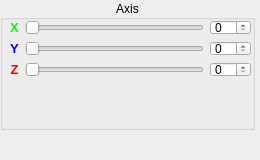
  <widget class="QDockWidget" name="dockWidgetVisualisation3D">
   <property name="enabled">
    <bool>true</bool>
   </property>
   <property name="sizePolicy">
    <sizepolicy hsizetype="Minimum" vsizetype="Preferred">
     <horstretch>0</horstretch>
     <verstretch>0</verstretch>
    </sizepolicy>
   </property>
   <property name="minimumSize">
    <size>
     <width>260</width>
     <height>160</height>
    </size>
   </property>
   <property name="maximumSize">
    <size>
     <width>260</width>
     <height>160</height>
    </size>
   </property>
   <property name="acceptDrops">
    <bool>false</bool>
   </property>
   <property name="windowIcon">
    <iconset resource="application.qrc">
     <normaloff>:/images/logo.png</normaloff>:/images/logo.png</iconset>
   </property>
   <property name="toolTip">
    <string/>
   </property>
   <property name="accessibleName">
    <string/>
   </property>
   <property name="accessibleDescription">
    <string/>
   </property>
   <property name="floating">
    <bool>false</bool>
   </property>
   <property name="features">
    <set>QDockWidget::AllDockWidgetFeatures</set>
   </property>
   <property name="allowedAreas">
    <set>Qt::LeftDockWidgetArea|Qt::RightDockWidgetArea</set>
   </property>
   <property name="windowTitle">
    <string>:. Controlling Multi Plan View</string>
   </property>
   <attribute name="dockWidgetArea">
    <number>1</number>
   </attribute>
   <widget class="QWidget" name="dockWidgetContentsVisual3D">
    <widget class="QGroupBox" name="groupBox">
     <property name="geometry">
      <rect>
       <x>0</x>
       <y>0</y>
       <width>255</width>
       <height>130</height>
      </rect>
     </property>
     <property name="title">
      <string>Axis</string>
     </property>
     <property name="alignment">
      <set>Qt::AlignCenter</set>
     </property>
     <property name="flat">
      <bool>false</bool>
     </property>
     <property name="checkable">
      <bool>false</bool>
     </property>
     <widget class="QWidget" name="layoutWidget">
      <property name="geometry">
       <rect>
        <x>10</x>
        <y>20</y>
        <width>241</width>
        <height>107</height>
       </rect>
      </property>
      <layout class="QGridLayout" name="gridLayout">
       <property name="sizeConstraint">
        <enum>QLayout::SetMaximumSize</enum>
       </property>
       <item row="0" column="0">
        <widget class="QLabel" name="label_x">
         <property name="font">
          <font>
           <family>Tahoma</family>
           <weight>75</weight>
           <bold>true</bold>
          </font>
         </property>
         <property name="text">
          <string>&lt;!DOCTYPE HTML PUBLIC &quot;-//W3C//DTD HTML 4.0//EN&quot; &quot;http://www.w3.org/TR/REC-html40/strict.dtd&quot;&gt;
&lt;html&gt;&lt;head&gt;&lt;meta name=&quot;qrichtext&quot; content=&quot;1&quot; /&gt;&lt;style type=&quot;text/css&quot;&gt;
p, li { white-space: pre-wrap; }
&lt;/style&gt;&lt;/head&gt;&lt;body style=&quot; font-family:'Tahoma'; font-size:10pt; font-weight:600; font-style:normal;&quot;&gt;
&lt;p style=&quot; margin-top:0px; margin-bottom:0px; margin-left:0px; margin-right:0px; -qt-block-indent:0; text-indent:0px;&quot;&gt;&lt;span style=&quot; color:#00ff00;&quot;&gt;X&lt;/span&gt;&lt;/p&gt;&lt;/body&gt;&lt;/html&gt;</string>
         </property>
         <property name="alignment">
          <set>Qt::AlignCenter</set>
         </property>
        </widget>
       </item>
       <item row="1" column="0">
        <widget class="QLabel" name="label_y">
         <property name="font">
          <font>
           <family>Tahoma</family>
           <weight>75</weight>
           <bold>true</bold>
          </font>
         </property>
         <property name="text">
          <string>&lt;!DOCTYPE HTML PUBLIC &quot;-//W3C//DTD HTML 4.0//EN&quot; &quot;http://www.w3.org/TR/REC-html40/strict.dtd&quot;&gt;
&lt;html&gt;&lt;head&gt;&lt;meta name=&quot;qrichtext&quot; content=&quot;1&quot; /&gt;&lt;style type=&quot;text/css&quot;&gt;
p, li { white-space: pre-wrap; }
&lt;/style&gt;&lt;/head&gt;&lt;body style=&quot; font-family:'Tahoma'; font-size:10pt; font-weight:600; font-style:normal;&quot;&gt;
&lt;p style=&quot; margin-top:0px; margin-bottom:0px; margin-left:0px; margin-right:0px; -qt-block-indent:0; text-indent:0px;&quot;&gt;&lt;span style=&quot; color:#0000ff;&quot;&gt;Y&lt;/span&gt;&lt;/p&gt;&lt;/body&gt;&lt;/html&gt;</string>
         </property>
         <property name="alignment">
          <set>Qt::AlignCenter</set>
         </property>
        </widget>
       </item>
       <item row="2" column="0">
        <widget class="QLabel" name="label_z">
         <property name="font">
          <font>
           <family>Tahoma</family>
           <weight>75</weight>
           <bold>true</bold>
          </font>
         </property>
         <property name="text">
          <string>&lt;!DOCTYPE HTML PUBLIC &quot;-//W3C//DTD HTML 4.0//EN&quot; &quot;http://www.w3.org/TR/REC-html40/strict.dtd&quot;&gt;
&lt;html&gt;&lt;head&gt;&lt;meta name=&quot;qrichtext&quot; content=&quot;1&quot; /&gt;&lt;style type=&quot;text/css&quot;&gt;
p, li { white-space: pre-wrap; }
&lt;/style&gt;&lt;/head&gt;&lt;body style=&quot; font-family:'Tahoma'; font-size:10pt; font-weight:600; font-style:normal;&quot;&gt;
&lt;p style=&quot; margin-top:0px; margin-bottom:0px; margin-left:0px; margin-right:0px; -qt-block-indent:0; text-indent:0px;&quot;&gt;&lt;span style=&quot; color:#ff0000;&quot;&gt;Z&lt;/span&gt;&lt;/p&gt;&lt;/body&gt;&lt;/html&gt;</string>
         </property>
         <property name="alignment">
          <set>Qt::AlignCenter</set>
         </property>
        </widget>
       </item>
       <item row="0" column="1">
        <widget class="QSlider" name="horizontalSlider_x">
         <property name="orientation">
          <enum>Qt::Horizontal</enum>
         </property>
        </widget>
       </item>
       <item row="0" column="2">
        <widget class="QSpinBox" name="spinBox_x"/>
       </item>
       <item row="1" column="2">
        <widget class="QSpinBox" name="spinBox_y"/>
       </item>
       <item row="1" column="1">
        <widget class="QSlider" name="horizontalSlider_y">
         <property name="orientation">
          <enum>Qt::Horizontal</enum>
         </property>
        </widget>
       </item>
       <item row="2" column="2">
        <widget class="QSpinBox" name="spinBox_z"/>
       </item>
       <item row="2" column="1">
        <widget class="QSlider" name="horizontalSlider_z">
         <property name="orientation">
          <enum>Qt::Horizontal</enum>
         </property>
        </widget>
       </item>
      </layout>
     </widget>
    </widget>
   </widget>
  </widget>
